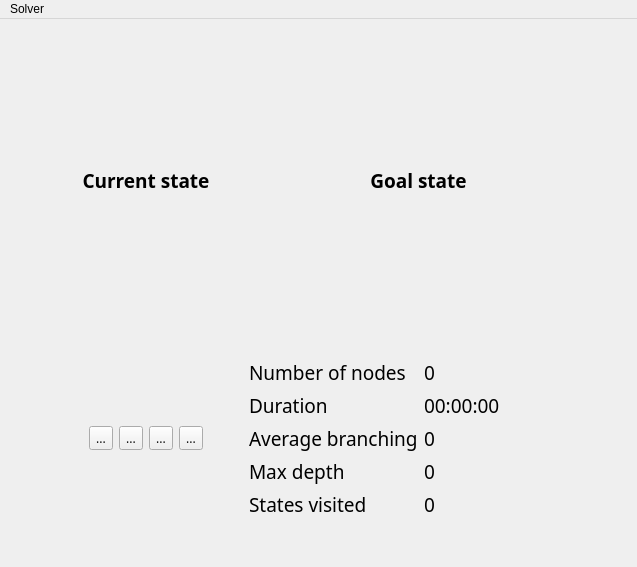
<?xml version="1.0" encoding="UTF-8"?>
<ui version="4.0">
 <class>ai_solver</class>
 <widget class="QMainWindow" name="ai_solver">
  <property name="geometry">
   <rect>
    <x>0</x>
    <y>0</y>
    <width>637</width>
    <height>567</height>
   </rect>
  </property>
  <property name="windowTitle">
   <string>AI Solver</string>
  </property>
  <property name="windowIcon">
   <iconset resource="../ressource/logo.qrc">
    <normaloff>:/logo/logo.png</normaloff>:/logo/logo.png</iconset>
  </property>
  <widget class="QWidget" name="window">
   <property name="font">
    <font>
     <family>Trebuchet MS</family>
    </font>
   </property>
   <layout class="QGridLayout" name="gridLayout_2">
    <item row="0" column="0">
     <layout class="QGridLayout" name="main_layout">
      <item row="3" column="2">
       <spacer name="goal_state_metrics_spacer">
        <property name="orientation">
         <enum>Qt::Vertical</enum>
        </property>
        <property name="sizeType">
         <enum>QSizePolicy::Maximum</enum>
        </property>
        <property name="sizeHint" stdset="0">
         <size>
          <width>20</width>
          <height>40</height>
         </size>
        </property>
       </spacer>
      </item>
      <item row="0" column="1">
       <spacer name="top_current_state_spacer">
        <property name="orientation">
         <enum>Qt::Vertical</enum>
        </property>
        <property name="sizeType">
         <enum>QSizePolicy::Maximum</enum>
        </property>
        <property name="sizeHint" stdset="0">
         <size>
          <width>20</width>
          <height>40</height>
         </size>
        </property>
       </spacer>
      </item>
      <item row="0" column="2">
       <spacer name="top_goal_state_spacer">
        <property name="orientation">
         <enum>Qt::Vertical</enum>
        </property>
        <property name="sizeType">
         <enum>QSizePolicy::Maximum</enum>
        </property>
        <property name="sizeHint" stdset="0">
         <size>
          <width>20</width>
          <height>40</height>
         </size>
        </property>
       </spacer>
      </item>
      <item row="6" column="2">
       <spacer name="bottom_metrics_spacer">
        <property name="orientation">
         <enum>Qt::Vertical</enum>
        </property>
        <property name="sizeType">
         <enum>QSizePolicy::Maximum</enum>
        </property>
        <property name="sizeHint" stdset="0">
         <size>
          <width>20</width>
          <height>40</height>
         </size>
        </property>
       </spacer>
      </item>
      <item row="2" column="2">
       <layout class="QGridLayout" name="goal_state_view"/>
      </item>
      <item row="2" column="1">
       <layout class="QGridLayout" name="current_state_view"/>
      </item>
      <item row="2" column="0">
       <spacer name="left_current_state_spacer">
        <property name="orientation">
         <enum>Qt::Horizontal</enum>
        </property>
        <property name="sizeType">
         <enum>QSizePolicy::Maximum</enum>
        </property>
        <property name="sizeHint" stdset="0">
         <size>
          <width>40</width>
          <height>20</height>
         </size>
        </property>
       </spacer>
      </item>
      <item row="1" column="2">
       <widget class="QLabel" name="goal_state_label">
        <property name="font">
         <font>
          <family>Trebuchet MS</family>
          <pointsize>14</pointsize>
          <weight>75</weight>
          <bold>true</bold>
         </font>
        </property>
        <property name="text">
         <string>Goal state</string>
        </property>
        <property name="alignment">
         <set>Qt::AlignCenter</set>
        </property>
       </widget>
      </item>
      <item row="3" column="1">
       <spacer name="current_state_actions_spacer">
        <property name="orientation">
         <enum>Qt::Vertical</enum>
        </property>
        <property name="sizeType">
         <enum>QSizePolicy::Maximum</enum>
        </property>
        <property name="sizeHint" stdset="0">
         <size>
          <width>20</width>
          <height>40</height>
         </size>
        </property>
       </spacer>
      </item>
      <item row="1" column="1">
       <widget class="QLabel" name="current_state_label">
        <property name="font">
         <font>
          <family>Trebuchet MS</family>
          <pointsize>14</pointsize>
          <weight>75</weight>
          <bold>true</bold>
         </font>
        </property>
        <property name="text">
         <string>Current state</string>
        </property>
        <property name="alignment">
         <set>Qt::AlignCenter</set>
        </property>
       </widget>
      </item>
      <item row="6" column="1">
       <spacer name="bottom_actions_spacer">
        <property name="orientation">
         <enum>Qt::Vertical</enum>
        </property>
        <property name="sizeType">
         <enum>QSizePolicy::Maximum</enum>
        </property>
        <property name="sizeHint" stdset="0">
         <size>
          <width>20</width>
          <height>40</height>
         </size>
        </property>
       </spacer>
      </item>
      <item row="2" column="3">
       <spacer name="right_goal_state_spacer">
        <property name="orientation">
         <enum>Qt::Horizontal</enum>
        </property>
        <property name="sizeType">
         <enum>QSizePolicy::Maximum</enum>
        </property>
        <property name="sizeHint" stdset="0">
         <size>
          <width>40</width>
          <height>20</height>
         </size>
        </property>
       </spacer>
      </item>
      <item row="5" column="1">
       <layout class="QHBoxLayout" name="action_buttons">
        <item>
         <spacer name="left_actions_spacer">
          <property name="orientation">
           <enum>Qt::Horizontal</enum>
          </property>
          <property name="sizeType">
           <enum>QSizePolicy::Maximum</enum>
          </property>
          <property name="sizeHint" stdset="0">
           <size>
            <width>40</width>
            <height>20</height>
           </size>
          </property>
         </spacer>
        </item>
        <item>
         <widget class="QToolButton" name="next_state_button">
          <property name="sizePolicy">
           <sizepolicy hsizetype="Fixed" vsizetype="Fixed">
            <horstretch>0</horstretch>
            <verstretch>0</verstretch>
           </sizepolicy>
          </property>
          <property name="text">
           <string>...</string>
          </property>
          <property name="icon">
           <iconset>
            <normaloff>../../../../../Downloads/debug-step-over.svg</normaloff>../../../../../Downloads/debug-step-over.svg</iconset>
          </property>
         </widget>
        </item>
        <item>
         <widget class="QToolButton" name="pause_button">
          <property name="sizePolicy">
           <sizepolicy hsizetype="Fixed" vsizetype="Fixed">
            <horstretch>0</horstretch>
            <verstretch>0</verstretch>
           </sizepolicy>
          </property>
          <property name="text">
           <string>...</string>
          </property>
          <property name="icon">
           <iconset>
            <normaloff>../../../../../Downloads/pause-2.png</normaloff>../../../../../Downloads/pause-2.png</iconset>
          </property>
          <property name="iconSize">
           <size>
            <width>14</width>
            <height>14</height>
           </size>
          </property>
         </widget>
        </item>
        <item>
         <widget class="QToolButton" name="go_to_end_button">
          <property name="sizePolicy">
           <sizepolicy hsizetype="Fixed" vsizetype="Fixed">
            <horstretch>0</horstretch>
            <verstretch>0</verstretch>
           </sizepolicy>
          </property>
          <property name="text">
           <string>...</string>
          </property>
          <property name="icon">
           <iconset>
            <normaloff>../../../../../Downloads/play.png</normaloff>../../../../../Downloads/play.png</iconset>
          </property>
          <property name="iconSize">
           <size>
            <width>14</width>
            <height>14</height>
           </size>
          </property>
         </widget>
        </item>
        <item>
         <widget class="QToolButton" name="reset_button">
          <property name="sizePolicy">
           <sizepolicy hsizetype="Fixed" vsizetype="Fixed">
            <horstretch>0</horstretch>
            <verstretch>0</verstretch>
           </sizepolicy>
          </property>
          <property name="text">
           <string>...</string>
          </property>
          <property name="icon">
           <iconset>
            <normaloff>../../../../../Downloads/cross.png</normaloff>../../../../../Downloads/cross.png</iconset>
          </property>
          <property name="iconSize">
           <size>
            <width>14</width>
            <height>14</height>
           </size>
          </property>
         </widget>
        </item>
        <item>
         <spacer name="right_actions_spacer">
          <property name="orientation">
           <enum>Qt::Horizontal</enum>
          </property>
          <property name="sizeType">
           <enum>QSizePolicy::Maximum</enum>
          </property>
          <property name="sizeHint" stdset="0">
           <size>
            <width>40</width>
            <height>20</height>
           </size>
          </property>
         </spacer>
        </item>
       </layout>
      </item>
      <item row="5" column="2">
       <layout class="QFormLayout" name="metrics">
        <property name="horizontalSpacing">
         <number>-1</number>
        </property>
        <item row="0" column="0">
         <widget class="QLabel" name="nodes_nb_label">
          <property name="font">
           <font>
            <family>Trebuchet MS</family>
            <pointsize>14</pointsize>
            <weight>50</weight>
            <italic>false</italic>
            <bold>false</bold>
           </font>
          </property>
          <property name="text">
           <string>Number of nodes</string>
          </property>
         </widget>
        </item>
        <item row="0" column="1">
         <widget class="QLabel" name="nodes_nb_value_label">
          <property name="font">
           <font>
            <family>Trebuchet MS</family>
            <pointsize>14</pointsize>
            <italic>false</italic>
           </font>
          </property>
          <property name="text">
           <string>0</string>
          </property>
         </widget>
        </item>
        <item row="1" column="0">
         <widget class="QLabel" name="duration_label">
          <property name="font">
           <font>
            <family>Trebuchet MS</family>
            <pointsize>14</pointsize>
            <italic>false</italic>
           </font>
          </property>
          <property name="text">
           <string>Duration</string>
          </property>
         </widget>
        </item>
        <item row="1" column="1">
         <widget class="QLabel" name="duration_value_label">
          <property name="font">
           <font>
            <family>Trebuchet MS</family>
            <pointsize>14</pointsize>
            <italic>false</italic>
           </font>
          </property>
          <property name="text">
           <string>00:00:00</string>
          </property>
         </widget>
        </item>
        <item row="2" column="0">
         <widget class="QLabel" name="average_branching_label">
          <property name="font">
           <font>
            <family>Trebuchet MS</family>
            <pointsize>14</pointsize>
            <italic>false</italic>
           </font>
          </property>
          <property name="text">
           <string>Average branching</string>
          </property>
         </widget>
        </item>
        <item row="2" column="1">
         <widget class="QLabel" name="average_branching_value_label">
          <property name="font">
           <font>
            <family>Trebuchet MS</family>
            <pointsize>14</pointsize>
            <italic>false</italic>
           </font>
          </property>
          <property name="text">
           <string>0</string>
          </property>
         </widget>
        </item>
        <item row="3" column="0">
         <widget class="QLabel" name="max_depth_label">
          <property name="font">
           <font>
            <family>Trebuchet MS</family>
            <pointsize>14</pointsize>
            <italic>false</italic>
           </font>
          </property>
          <property name="text">
           <string>Max depth</string>
          </property>
         </widget>
        </item>
        <item row="3" column="1">
         <widget class="QLabel" name="max_depth_value_label">
          <property name="font">
           <font>
            <family>Trebuchet MS</family>
            <pointsize>14</pointsize>
            <italic>false</italic>
           </font>
          </property>
          <property name="text">
           <string>0</string>
          </property>
         </widget>
        </item>
        <item row="4" column="0">
         <widget class="QLabel" name="states_visited_label">
          <property name="font">
           <font>
            <family>Trebuchet MS</family>
            <pointsize>14</pointsize>
            <italic>false</italic>
           </font>
          </property>
          <property name="text">
           <string>States visited</string>
          </property>
         </widget>
        </item>
        <item row="4" column="1">
         <widget class="QLabel" name="states_visited_value_label">
          <property name="font">
           <font>
            <family>Trebuchet MS</family>
            <pointsize>14</pointsize>
            <italic>false</italic>
           </font>
          </property>
          <property name="text">
           <string>0</string>
          </property>
         </widget>
        </item>
       </layout>
      </item>
     </layout>
    </item>
   </layout>
  </widget>
  <widget class="QMenuBar" name="menubar">
   <property name="geometry">
    <rect>
     <x>0</x>
     <y>0</y>
     <width>637</width>
     <height>24</height>
    </rect>
   </property>
   <widget class="QMenu" name="submenu_solver">
    <property name="title">
     <string>Solver</string>
    </property>
    <addaction name="submenu_solver_settings"/>
   </widget>
   <addaction name="submenu_solver"/>
  </widget>
  <action name="submenu_solver_settings">
   <property name="text">
    <string>Settings</string>
   </property>
  </action>
 </widget>
 <resources>
  <include location="../ressource/logo.qrc"/>
 </resources>
 <connections/>
</ui>
